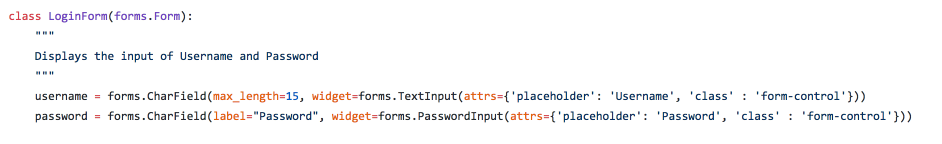
#> input picture src/segmenter/segmenter_input/image_082.png, 1884 x 288 px (shown at 1/2 size)
$ python segment.py segmenter_input/image_082.png segmenter_input/image_086.png   (older library calls are emulated)
#> lines starting #> are read from the running program, lines starting #| are printed output that depends on the picture; after the words box and inside, x2 and y2 are one past the last pixel; in counts of white or black regions, pixels touching at a corner belong together; long printed decimals are rounded
import numpy as np
import cv2
import math
from matplotlib import pyplot as plt
import sys
import os.path
from os import walk
import scipy.stats
import scipy.signal

"""
Using a crossings array and a threshold, determine the
width and offset needed to divide the image into fixed width segments.

Inputs:
crossings - a 1D array of how many times the color swapped for the given column of data
threshold - the first result that is below this threshold will be returned,
    set higher for blurrier images.

Outputs:
repeater - float describing a width of a cell
offset - integer describing when the first cell starts
"""
def accumulate(crossings, threshold, search_start, search_space_multiplier):
    size = crossings.shape[0]
    best_offset = 0
    best_repeater = 2
    best_accumulator = float('inf')
    possible_repeaters = np.linspace(search_start, search_start * search_space_multiplier, num=500)
    for true_repeater in possible_repeaters:
        for offset in range(search_start):
            accumulator = 0
            iterations = int((size - offset) / true_repeater)
            for iteration in range(iterations):
                accumulator += crossings[int(true_repeater * iteration) + offset]
            # normalize
            accumulator /= iterations
            # print(accumulator)
            if accumulator < best_accumulator:
                best_offset = offset
                best_repeater = true_repeater
                best_accumulator = accumulator
                # [8 lines of commented-out code are left out]

    return best_repeater, int(best_offset % best_repeater)

"""
Determines the number of crossings for each row of data in the image.
Image must be binary.

Input:
    img - binary image
    axis -  0 counts crossings per row (for each y)
            1 counts crossings per column (for each x)

Output:
    crossing_counts - 1D array
"""
def crossings(img, axis=0):
    if axis == 1:
        img = np.transpose(img)

    size = img.shape[0]

    crossing_counts = np.zeros((size))

    for col in range(size):
        crossings = 0
        crossing_state = img[col][0]
        for row in img[col]:
            if row != crossing_state:
                crossing_state = row
                crossings += 1
        crossing_counts[col] = crossings

    # print(crossing_counts)
    return crossing_counts

"""
Returns a image thresholded with otsu's method. Inverts the image if it is mostly dark.
"""
def standardize(img):
    _, img = cv2.threshold(img, 0, 255, cv2.THRESH_BINARY + cv2.THRESH_OTSU)
    avg = np.average(img)
    if avg < 128:
        img = 255 - img

    return img

"""
Returns binary image divided into equal sized chunks.
"""
def segment(img, threshold=4.6):
    print("Segmenter started")

    img2 = standardize(img)

    edges = cv2.Canny(img2, 100, 200)

    _, contours, _ = cv2.findContours(edges, cv2.RETR_EXTERNAL, cv2.CHAIN_APPROX_SIMPLE)
    max_width = 0
    max_height = 0
    widths = []
    heights = []
    for c in contours:
        rect = cv2.boundingRect(c)
        if rect[2] > max_width:
            max_height = rect[2]
        if rect[3] > max_height:
            max_width = rect[3]
        widths.append(rect[2])
        heights.append(rect[3])
        x,y,w,h = rect
        cv2.rectangle(img,(x,y),(x+w,y+h),(0,255,0),2)

    widths = sorted(widths)
    heights = sorted(heights)

#     print(heights)

    ninety_five_width = widths[len(widths)//20 * 19]
    ninety_five_height = heights[len(heights)//20 * 19]

    # [6 lines of commented-out code are left out]

    img = img2

    x_crossing_counts = crossings(img, axis=1)
    x_repeater, x_offset = accumulate(x_crossing_counts, threshold, ninety_five_width, 2)

    y_crossing_counts = crossings(img, axis=0)

    # we need the multiplier to be higher, since there's more space vertically between letters
    y_repeater, y_offset = accumulate(y_crossing_counts, threshold, ninety_five_height, 3)

    x_iterations = int((img.shape[1] - x_offset) / x_repeater) + 1
    y_iterations = int((img.shape[0] - y_offset) / y_repeater) + 1

    print("Block width: " + str(x_repeater))
    print("Block height: " + str(y_repeater))
    print("Optimal x-offset: " + str(x_offset))
    print("Optimal y-offset: " + str(y_offset))
    print("Segmenter ended")
    print("")

    segments = np.full((y_iterations, x_iterations, int(y_repeater + 1), int(x_repeater + 1)), fill_value = 255)
    for y_iter in range(y_iterations):
        for x_iter in range(x_iterations):
            top_bound = int(y_iter * y_repeater) + y_offset
            bottom_bound = int((y_iter + 1) * y_repeater) + y_offset
            left_bound = int(x_iter * x_repeater) + x_offset
            right_bound = int((x_iter + 1) * x_repeater) + x_offset
            letter = img[top_bound:bottom_bound, left_bound:right_bound]

            segments[y_iter][x_iter][:letter.shape[0], :letter.shape[1]] = letter

    return segments

"""
Run sample code on the input.
"""
def main():
    if len(sys.argv) < 2:
        print('Usage: python segment.py <input>')
        # print('Good threshold values are between 0 and 10, but may be bigger for larger fonts')
        sys.exit()

    img = cv2.imread(sys.argv[1], 0)
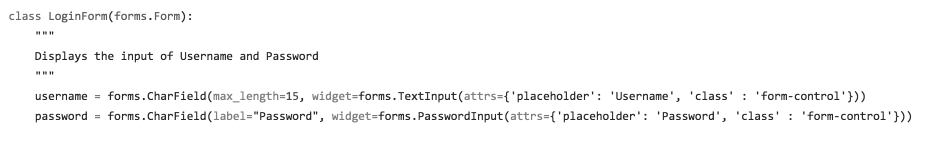
#> img: shape (288, 1884) (shown at 1/2 size); min 39, max 255, mean 247.6

    if img is None:
        print('Invalid image path!')
        print('Usage: python segment.py <input>')
        sys.exit()

    # [9 lines of commented-out code are left out]
    np.set_printoptions(threshold=10000000)

    segments = segment(img, 100)
#> in standardize, `_, img = cv2.threshold(img, 0, 255, cv2.THRESH_BINARY + cv2.THRESH_OTSU)`:
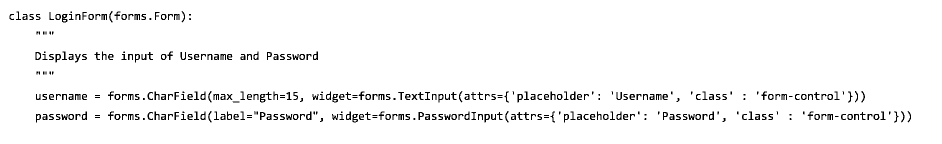
#> img: shape (288, 1884) (shown at 1/2 size); 96.3% white; black in thin lines or dots, all inside (x1, y1, x2, y2) = (19, 22, 1822, 245)
#> in standardize, `avg = np.average(img)`: avg = 245.6
#> in segment, `edges = cv2.Canny(img2, 100, 200)`:
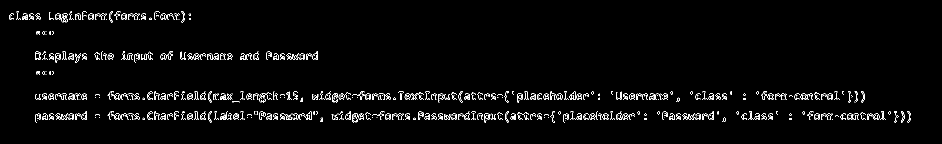
#> edges: shape (288, 1884) (shown at 1/2 size); 2.4% white in thin lines or dots, all inside (x1, y1, x2, y2) = (18, 22, 1822, 245)
#> in segment, `_, contours, _ = cv2.findContours(edges, cv2.RETR_EXTERNAL, cv2.CHAIN_..`: contours = 951 contours, 949 with area under 20; largest, box (x1, y1, x2, y2) and area: (1722, 182, 1730, 205) 66, (1802, 222, 1809, 245) 63
#> the loop in segment, `for c in contours:` made 951 passes
#> (c, max_height, max_width, x, y, w, h) on pass 25: ([[463, 237], [463, 238]], 1, 2, 463, 237, 1, 2)
#> (c, max_height, x, y, w, h) on passes 4 to 9: ([[1765, 239], [1767, 239]], 3, 1765, 239, 3, 1), ([[1664, 239], [1665, 239]], 2, 1664, 239, 2, 1), ([[1501, 239], [1503, 239]], 3, 1501, 239, 3, 1), ([[1224, 239], [1225, 239]], 2, 1224, 239, 2, 1), ([[1145, 239], [1146, 239]], 2, 1145, 239, 2, 1), ([[946, 239], [948, 239]], 3, 946, 239, 3, 1)
#> after the loop in segment, `for c in contours:`:
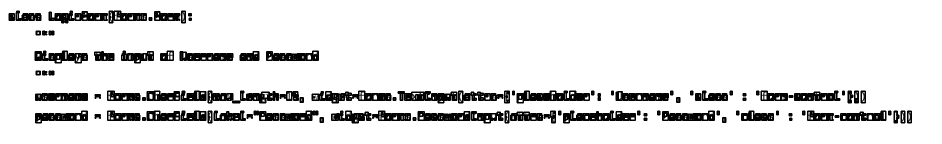
#> img: shape (288, 1884) (shown at 1/2 size); 10.23% of pixels changed, all inside (x1, y1, x2, y2) = (17, 21, 1824, 247)
#> after the loop in segment, `for c in contours:`: heights = 951 values, max 23 at index 343, min 1 at index 1, mean 7.32; widths = 951 values, max 24 at index 696, min 1 at index 1, mean 5.75
#> in segment, `widths = sorted(widths)`: widths = 951 values from 1 to 24
#> in segment, `heights = sorted(heights)`: heights = 951 values from 1 to 23
#> in segment, `ninety_five_width = widths[len(widths)//20 * 19]`: ninety_five_width = 12
#> in segment, `ninety_five_height = heights[len(heights)//20 * 19]`: ninety_five_height = 17
#> in crossings, `img = np.transpose(img)`:
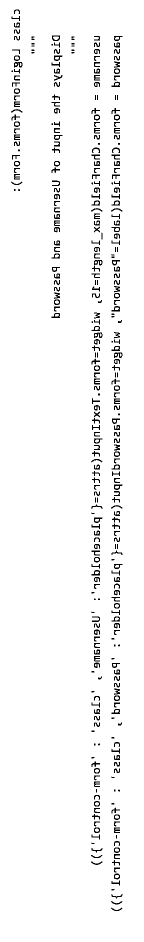
#> img: shape (1884, 288) (shown at 1/2 size); 96.3% white; black in thin lines or dots, all inside (x1, y1, x2, y2) = (22, 19, 245, 1822)
#> after the loop in crossings, `for col in range(size):`: crossing_counts = 1884 values, max 24 at index 101, min 0 at index 0, mean 4.96
#> in segment, `x_crossing_counts = crossings(img, axis=1)`: x_crossing_counts has the same summary as crossing_counts in crossings
#> after the loop in accumulate, `for true_repeater in possible_repeaters:`: best_accumulator = 0.127; best_offset = 4; best_repeater = 13.2
#> in segment, `x_repeater, x_offset = accumulate(x_crossing_counts, threshold, ninety..`: x_offset = 4
#> in segment, `y_crossing_counts = crossings(img, axis=0)`: y_crossing_counts = 288 values, max 342 at index 231, min 0 at index 0, mean 37.68
#> in segment, `y_repeater, y_offset = accumulate(y_crossing_counts, threshold, ninety..`: y_repeater = 38.19; y_offset = 16
#> in segment, `x_iterations = int((img.shape[1] - x_offset) / x_repeater) + 1`: x_iterations = 143
#> in segment, `y_iterations = int((img.shape[0] - y_offset) / y_repeater) + 1`: y_iterations = 8
#| Block width: 13.202
#| Block height: 38.190
#| Optimal x-offset: 4
#| Optimal y-offset: 16
    # print(segments)

    for row in range(segments.shape[0]):
        for col in range(segments.shape[1]):
            cv2.imwrite('./segmenter_output/' + str(row) + "-" + str(col) + ".png" , segments[row][col])
    print('segments written to /segmenter_output')

if __name__ == "__main__":
    main()
